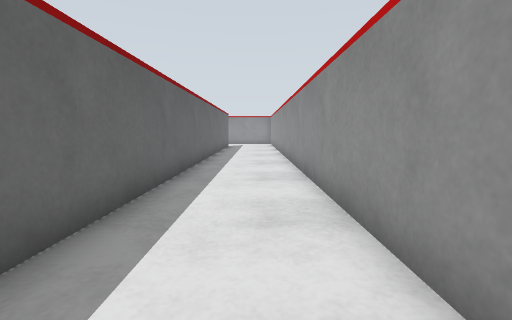
[1] (above)

24 first-person views from a walk through a Gazebo world. The camera is 0.12 m above the floor, tilts 6° down and sees 85° across. The floor is counted in squares, 0.1 m on a side. Each view is taken from the middle of a square. On the plan, view 1 faces up. The plan holds only what a view shows up to about 13 squares ahead; the rest is blank.

[2]
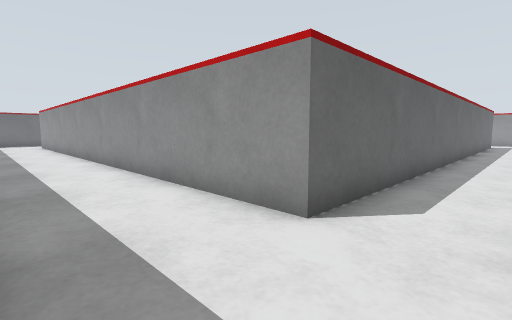

[3]
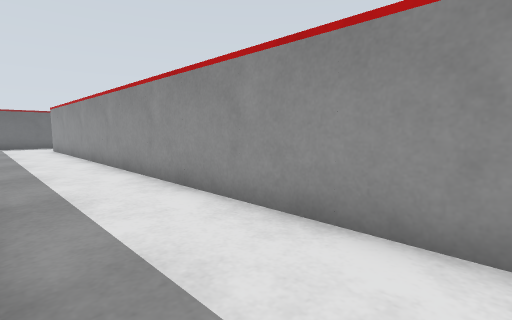

[4]
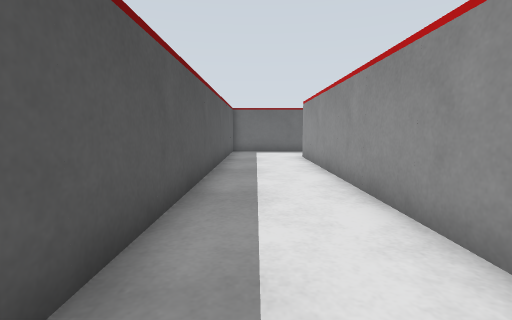

[5]
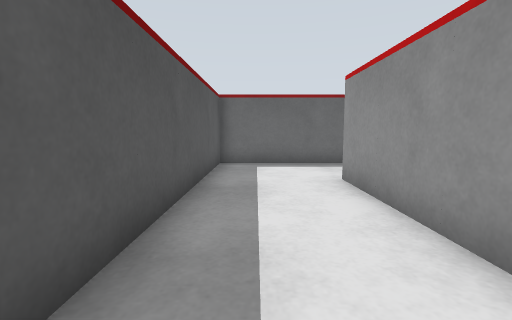

[6]
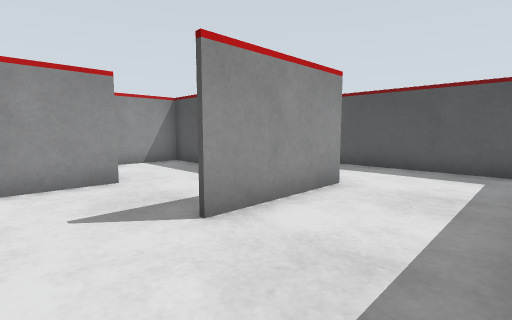

[7]
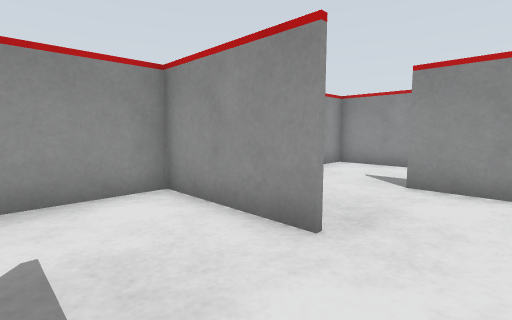

[8]
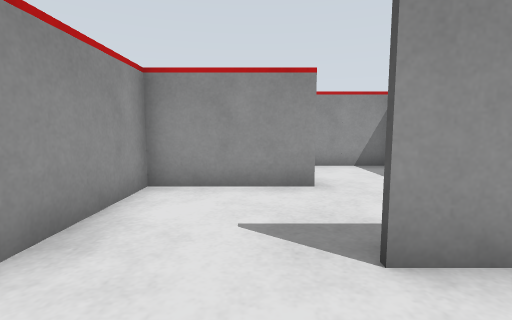

[9]
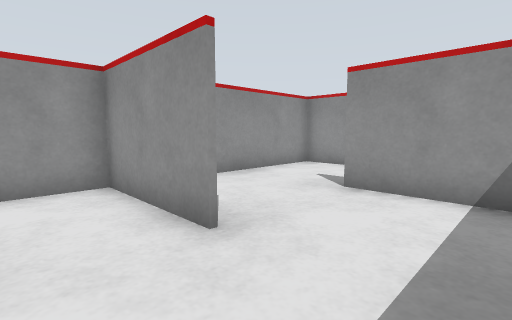

[10]
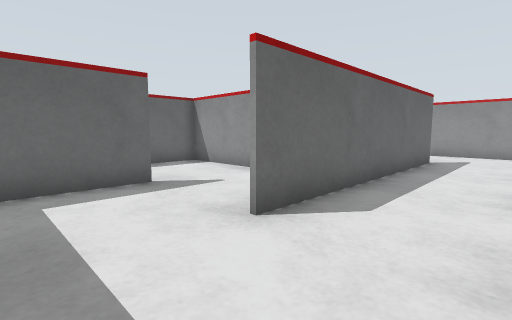

[11]
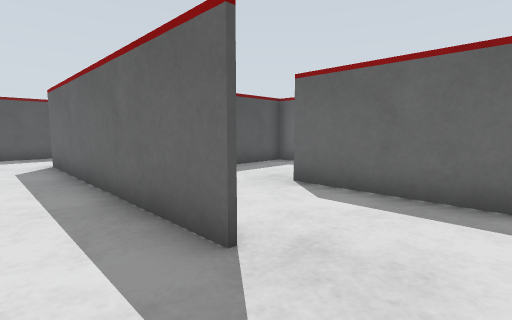

[12]
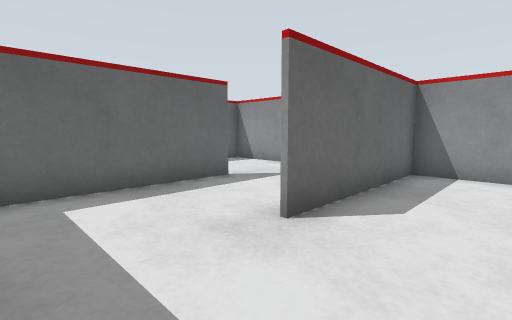

[13]
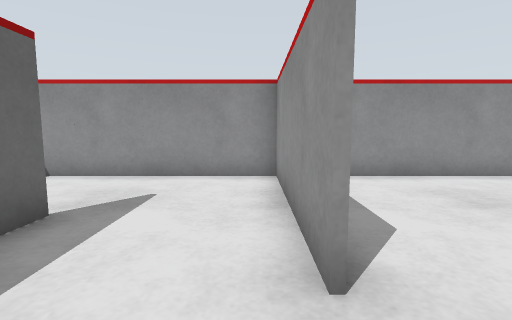

[14]
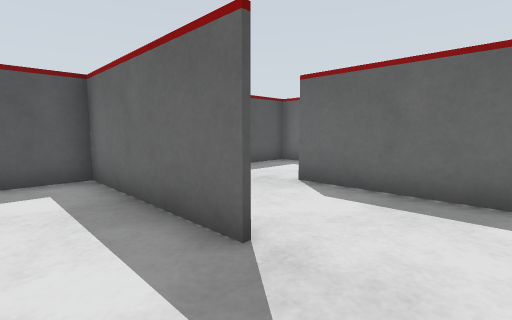

[15]
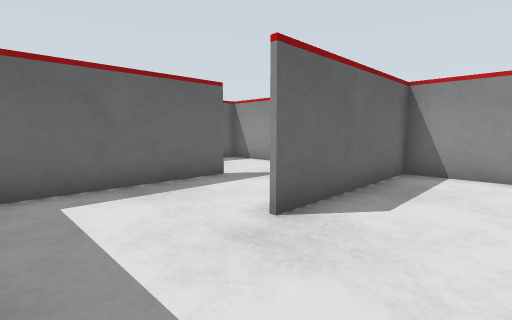

[16]
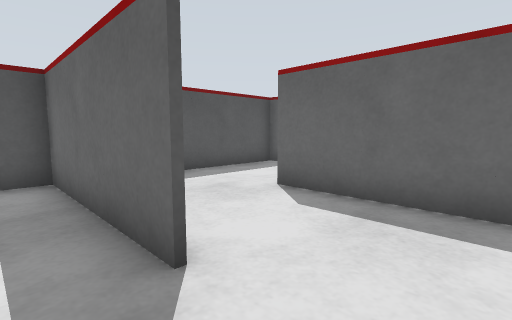

[17]
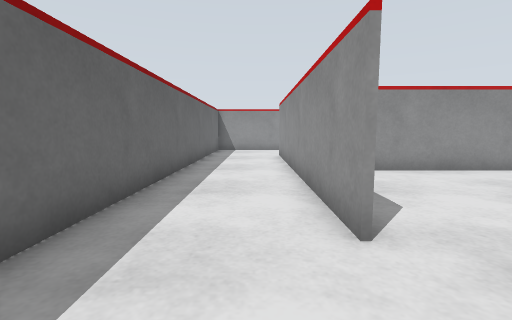

[18]
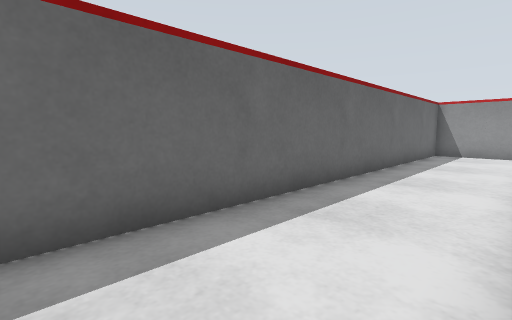

[19]
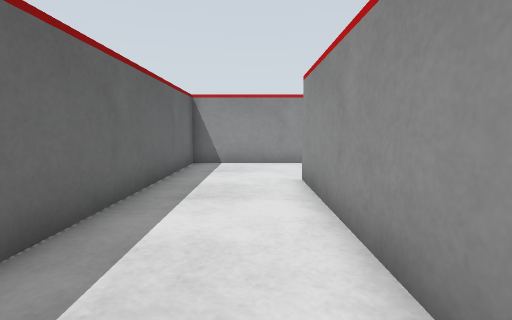

[20]
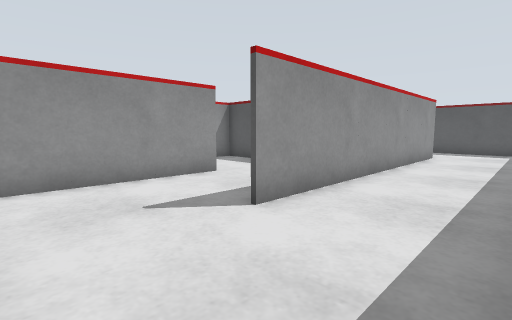

[21]
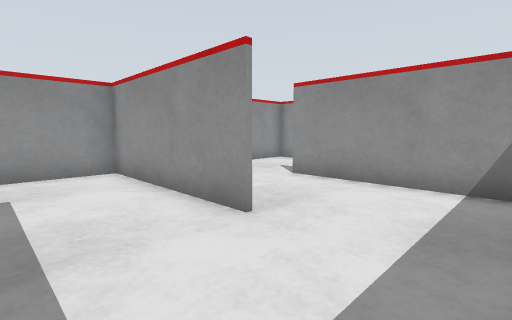

[22]
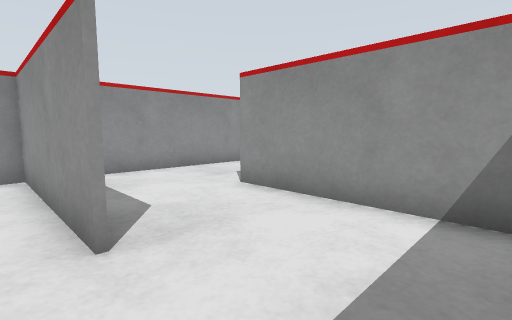

[23]
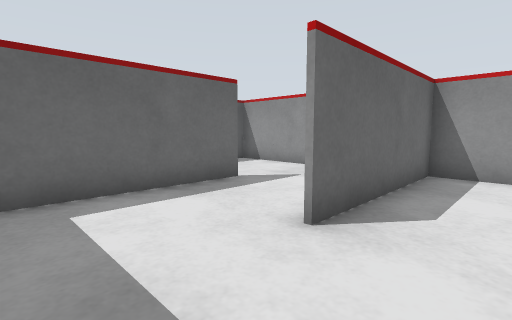

[24]
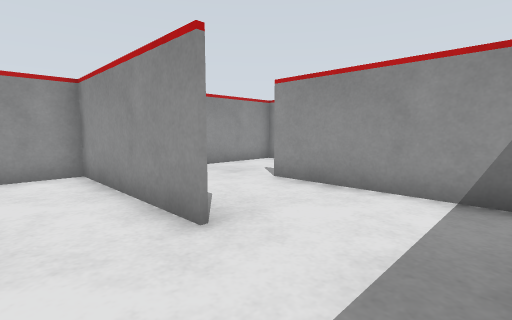

### Floor plan
Points are (right, up) in squares from view 1. A wall is a line through its corners. A room is listed if a view was taken in it or the views show most of it. See-through windows are left out.
Room 1 (views 1, 2, 3, 4, 5, 6, 7, 8, 9, 10, 11, 12, 13, 14, 15, 16, 17, 18, 19, 20, 21, 22, 23, 24)
walls: (-12.9, 11.6) (-12.9, 6.4); (-16.5, 13.6) (-16.5, 12.4); (-13.1, 6.4) (-13.1, 7.5) (-10.5, 7.5); (-9.5, 12.4) (-9.5, 14.5); (-10.4, 7.3) (-15.6, 7.3); (-9.3, 14.6) (-9.3, 12.4); (-20.1, 11.6) (-20.1, 7.5) (-18.4, 7.5); (-10.5, 16.3) (-17.6, 16.3); (-17.6, 16.5) (-16.9, 16.5); (-16.7, 17.4) (-16.7, 21.9); (-20.1, 7.3) (-22.9, 7.3); (-13.1, 3.6) (-13.1, 4.6); (-7.5, 7.3) (-8.6, 7.3); (-19.5, 16.3) (-23.7, 16.3) (-23.7, 15.6); (-20.3, 6.4) (-20.3, 7.5); (-9.5, 17.4) (-9.5, 20.5); (-5.7, 11.6) (-5.7, 8.4); (-13.1, 19.9) (-13.1, 22.5); (-9.3, 2.5) (-9.3, 1.4); (-20.3, 3.6) (-20.3, 4.6); (-23.9, 10.9) (-23.9, 13.6); (-5.7, 5.6) (-5.7, 3.6); (-23.7, 13.6) (-23.7, 10.9); (-9.5, 1.4) (-9.5, 2.6); (-23.9, 15.4) (-23.9, 20.6); (-20.3, 19.9) (-20.3, 22.6); (-16.7, 0.3) (-16.7, 2.6); (-16.5, 21.9) (-16.5, 17.4); (-10.4, 0.1) (-17.5, 0.1); (-12.9, 22.5) (-12.9, 19.9); (-3.5, 16.3) (-6.6, 16.3); (-25.5, 7.5) (-23.4, 7.5); (-2.1, 13.4) (-2.1, 6.4); (-19.4, 0.1) (-23.9, 0.1) (-23.9, 2.6); (-6.4, 0.3) (-5.4, 0.3); (-13.1, 24.4) (-13.1, 25.4); (-2.1, 4.5) (-2.1, 0.1) (-6.5, 0.1); (-12.9, 25.4) (-12.9, 24.4); (-11.2, 25.3) (-27.3, 25.3) (-27.3, 10); (-20.3, 24.4) (-20.3, 25.4); (-5.9, 25.3) (-9.2, 25.3); (-27.3, 1.2) (-27.3, -3.3) (-12.4, -3.3); (1.3, 1.4) (1.3, 13)
objects: other object (-26, 7); red box (-24, 1); red box (-24, 3); red box (-24, 12); red box (-24, 14); other object (-24, 15); red box (-24, 17); red box (-24, 19); red box (-24, 21); red box (-23, 0); other object (-23, 16); red box (-21, 0); red box (-21, 7); red box (-21, 16); red box (-20, 5); red box (-20, 6); red box (-20, 10); red box (-20, 12); red box (-20, 23); red box (-20, 24); red box (-19, 0); red box (-19, 16); other object (-18, 0); other object (-18, 16); red box (-17, 3); red box (-17, 11) to (-17, 12); red box (-17, 14); other object (-17, 15); red box (-17, 17); red box (-17, 19); red box (-16, 0); red box (-16, 7); red box (-14, 7); red box (-14, 16); red box (-13, 5); red box (-13, 6); red box (-13, 8); red box (-13, 10); red box (-13, 12); red box (-13, 21); red box (-13, 23); other object (-13, 24); red box (-12, 7); red box (-12, 16); red box (-10, 0); other object (-10, 7); red box (-10, 16); red box (-9, 0) to (-8, 0); red box (-9, 1); red box (-9, 3); other object (-9, 7); red box (-9, 11) to (-9, 12); other object (-9, 15) to (-9, 16); red box (-9, 17); red box (-9, 19); red box (-9, 21); red box (-8, 16); red box (-7, 0); other object (-7, 7); red box (-7, 16); red box (-6, 6) to (-6, 7); other object (-6, 8); red box (-6, 10); red box (-6, 12); red box (-5, 0); red box (-5, 16); red box (-3, 0); other object (-3, 16); red box (-2, 1); red box (-2, 5); other object (-2, 6); other object (-2, 8); other object (-2, 10)

Where each view was taken, in squares from view 1:
view 1: 0 up, 0 right, facing up
view 2: 3 down, 0 right, facing up-left
view 3: 3 down, 4 left, facing up-left
view 4: 2 down, 11 left, facing left
view 5: 2 down, 17 left, facing left
view 6: 6 up, 27 left, facing down-right
view 7: 2 up, 23 left, facing up-right
view 8: 5 up, 19 left, facing right
view 9: 1 up, 15 left, facing up-right
view 10: 1 up, 3 left, facing up-left
view 11: 15 up, 4 left, facing down-left
view 12: 8 up, 7 left, facing up-left
view 13: 9 up, 10 left, facing up
view 14: 15 up, 11 left, facing down-left
view 15: 8 up, 14 left, facing up-left
view 16: 15 up, 19 left, facing down-left
view 17: 8 up, 25 left, facing up
view 18: 10 up, 24 left, facing up-left
view 19: 15 up, 25 left, facing up
view 20: 25 up, 27 left, facing down-right
view 21: 17 up, 23 left, facing up-right
view 22: 17 up, 21 left, facing up-right
view 23: 17 up, 11 left, facing up-left
view 24: 17 up, 15 left, facing up-right
